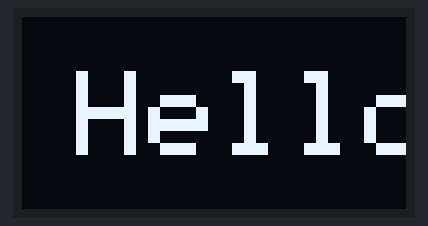
A sketch run on a simulated Arduino Uno, built for the host (arithmetic inside an expression is 32-bit, double 64-bit). Shown: 128×64 one-colour display. Wiring (inferred from the names in the program): SSD1306 OLED at I2C address 0x3C. What the sketch prints to the serial monitor is not drawn.

Above: at 0.7 s.

The sketch:

03_oled_hello.ino
```cpp
/*
  HUB-8735 Ultra - 0.96 inch I2C OLED Hello test

  OLED wiring:
    SDA  -> IO0
    SCL/SCK -> IO1
    VCC  -> 3.3V
    GND  -> GND

  Assumptions:
    - 0.96 inch OLED
    - SSD1306 controller
    - 128 x 64 pixels
    - I2C address 0x3C

  This sketch only displays "Hello".
*/

#include <Wire.h>

const uint8_t OLED_SDA = 0;
const uint8_t OLED_SCL = 1;  // User labels this pin SCK; for I2C it is SCL.
const uint8_t OLED_WIDTH = 128;
const uint8_t OLED_HEIGHT = 64;
const uint8_t OLED_ADDRESS = 0x3C;

// On HUB-8735 Ultra, IO0/IO1 are I2C1, exposed as Wire1.
TwoWire &oledWire = Wire1;

uint8_t framebuffer[OLED_WIDTH * OLED_HEIGHT / 8];

void scanI2CBus() {
  Serial.println("Scanning I2C1 (IO0=SDA, IO1=SCL) bus...");
  uint8_t foundCount = 0;

  for (uint8_t address = 1; address < 127; address++) {
    oledWire.beginTransmission(address);
    uint8_t error = oledWire.endTransmission();

    if (error == 0) {
      Serial.print("  Device found at 0x");
      Serial.println(address, HEX);
      foundCount++;
    }
  }

  if (foundCount == 0) {
    Serial.println("  No I2C device found. Check wiring/power (SDA=IO0, SCL=IO1, VCC=3.3V, GND).");
  } else {
    Serial.print(foundCount);
    Serial.println(" device(s) found.");
  }
}

void sendCommand(uint8_t command) {
  oledWire.beginTransmission(OLED_ADDRESS);
  oledWire.write(0x00);
  oledWire.write(command);
  uint8_t error = oledWire.endTransmission();

  if (error != 0) {
    Serial.print("sendCommand 0x");
    Serial.print(command, HEX);
    Serial.print(" failed, I2C error=");
    Serial.println(error);
  }
}

void sendData(const uint8_t *data, size_t length) {
  while (length > 0) {
    const size_t chunk = (length > 16) ? 16 : length;

    oledWire.beginTransmission(OLED_ADDRESS);
    oledWire.write(0x40);
    oledWire.write(data, chunk);
    oledWire.endTransmission();

    data += chunk;
    length -= chunk;
  }
}

void clearDisplay() {
  memset(framebuffer, 0, sizeof(framebuffer));
}

void setPixel(uint8_t x, uint8_t y) {
  if (x >= OLED_WIDTH || y >= OLED_HEIGHT) {
    return;
  }

  framebuffer[x + (y / 8) * OLED_WIDTH] |= (1 << (y & 7));
}

void drawCharacter(uint8_t x, uint8_t y, char character) {
  // 5x7 font for the characters used by "Hello".
  static const uint8_t font[][5] = {
    {0x7F, 0x08, 0x08, 0x08, 0x7F},  // H
    {0x38, 0x54, 0x54, 0x54, 0x18},  // e
    {0x00, 0x41, 0x7F, 0x40, 0x00},  // l
    {0x00, 0x41, 0x7F, 0x40, 0x00},  // l
    {0x38, 0x44, 0x44, 0x44, 0x38}   // o
  };

  uint8_t fontIndex = 0;
  if (character == 'e') {
    fontIndex = 1;
  } else if (character == 'l') {
    fontIndex = 2;
  } else if (character == 'o') {
    fontIndex = 4;
  }

  for (uint8_t column = 0; column < 5; column++) {
    const uint8_t columnData = font[fontIndex][column];
    for (uint8_t row = 0; row < 7; row++) {
      if (columnData & (1 << row)) {
        setPixel(x + column, y + row);
      }
    }
  }
}

void drawHello() {
  const char text[] = "Hello";
  const uint8_t scale = 4;
  const uint8_t characterWidth = 5;
  const uint8_t characterGap = 1;
  const uint8_t textWidth = sizeof(text) - 1;
  const uint8_t xStart = 18;
  const uint8_t yStart = 18;

  for (uint8_t characterIndex = 0; characterIndex < textWidth; characterIndex++) {
    for (uint8_t column = 0; column < characterWidth; column++) {
      for (uint8_t row = 0; row < 7; row++) {
        // Draw at 4x scale using the same 5x7 character bitmap.
        uint8_t sourceX = xStart + characterIndex * (characterWidth + characterGap) * scale;
        uint8_t sourceY = yStart;
        uint8_t bit = 0;

        if (text[characterIndex] == 'H') {
          static const uint8_t glyph[5] = {0x7F, 0x08, 0x08, 0x08, 0x7F};
          bit = glyph[column];
        } else if (text[characterIndex] == 'e') {
          static const uint8_t glyph[5] = {0x38, 0x54, 0x54, 0x54, 0x18};
          bit = glyph[column];
        } else if (text[characterIndex] == 'l') {
          static const uint8_t glyph[5] = {0x00, 0x41, 0x7F, 0x40, 0x00};
          bit = glyph[column];
        } else {
          static const uint8_t glyph[5] = {0x38, 0x44, 0x44, 0x44, 0x38};
          bit = glyph[column];
        }

        if (bit & (1 << row)) {
          for (uint8_t dx = 0; dx < scale; dx++) {
            for (uint8_t dy = 0; dy < scale; dy++) {
              setPixel(sourceX + column * scale + dx, sourceY + row * scale + dy);
            }
          }
        }
      }
    }
  }
}

void initializeDisplay() {
  const uint8_t commands[] = {
    0xAE,       // Display OFF
    0xD5, 0x80, // Clock divide
    0xA8, 0x3F, // Multiplex ratio: 64
    0xD3, 0x00, // Display offset
    0x40,       // Start line 0
    0x8D, 0x14, // Charge pump
    0x20, 0x00, // Horizontal addressing mode
    0xA1,       // Segment remap
    0xC8,       // COM scan direction
    0xDA, 0x12, // COM pins
    0x81, 0xCF, // Contrast
    0xD9, 0xF1, // Pre-charge
    0xDB, 0x40, // VCOM detect
    0xA4,       // Resume RAM display
    0xA6,       // Normal display
    0xAF        // Display ON
  };

  for (size_t index = 0; index < sizeof(commands); index++) {
    sendCommand(commands[index]);
  }
}

void refreshDisplay() {
  sendCommand(0x21);  // Column address
  sendCommand(0x00);
  sendCommand(OLED_WIDTH - 1);
  sendCommand(0x22);  // Page address
  sendCommand(0x00);
  sendCommand((OLED_HEIGHT / 8) - 1);
  sendData(framebuffer, sizeof(framebuffer));
}

void setup() {
  Serial.begin(115200);
  delay(500);
  Serial.println();
  Serial.println("HUB-8735 Ultra OLED hello test (diagnostic build)");

  // Explicitly select the requested I2C pins.
  // IO0 = I2C1_SDA and IO1 = I2C1_SCL on this board.
  // Wire1 is already configured for these pins by the AmebaPro2 core.
  oledWire.begin();

  scanI2CBus();

  initializeDisplay();
  clearDisplay();
  drawHello();
  refreshDisplay();

  Serial.println("Init sequence sent. If no I2C device was found above, this will not show anything.");
}

void loop() {
  // The message remains on the OLED.
}
```
